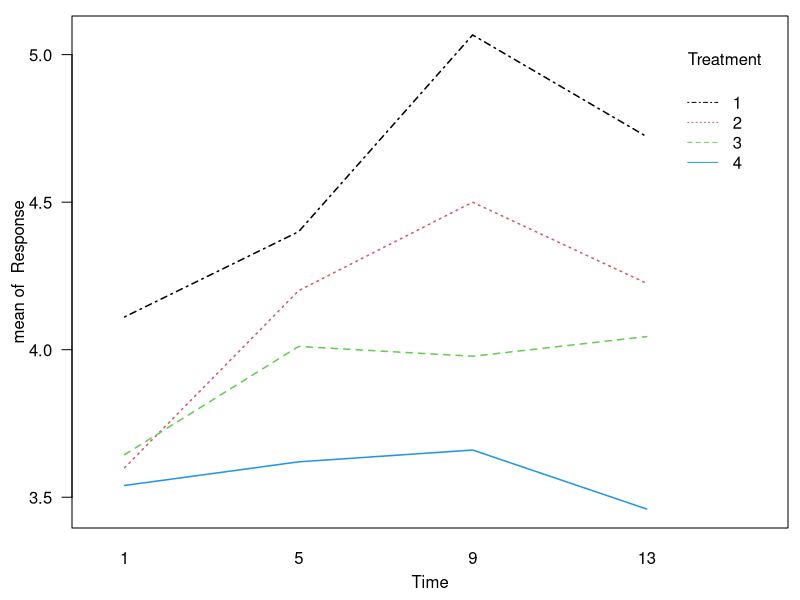

Reproduce this figure in R.
## ---- chunk 1
knitr::opts_chunk$set(echo = TRUE)
## ---- chunk 2
dat <- read.table("dog1.txt")
temp <- array(dim = c(144, 4))
temp[, 1] <- rep(dat$V1, 4)
temp[, 2] <- rep(dat$V2, 4)
temp[, 3] <- rep(c(1, 5, 9, 13), each = 36)
temp[, 4] <- c(dat$V3, dat$V4, dat$V5, dat$V6)
dat2 <- data.frame(temp)
names(dat2) <- c("Treatment", "Dog_id", "Time", "Response")
dat2$Treatment <- as.factor(dat2$Treatment)
dat2$Dog_id <- as.factor(dat2$Dog_id)
dat2$Time <- as.factor(dat2$Time)
## ---- chunk 3
# Computing the Cell Means (by Treatment and Time Combinations)
tapply(dat2$Response, list(dat2$Treatment, dat2$Time), mean)

par(las = 1, mgp = c(2.2, 1, 0), mar = c(3.6, 3.6, 0.8, 0.6))
with(dat2, interaction.plot(x.factor = Time, trace.factor = Treatment,
                           response = Response, col = 1:4, lwd = 1.5))

library(lmerTest)
fit <- lmer(Response ~ Treatment * Time + (1 | Dog_id), data = dat2)
anova(fit)
## ---- chunk 4
out <- manova(cbind(V3, V4, V5, V6) ~ as.factor(V1), data = dat)
summary(out, test = "Wilks")
## ---- chunk 5
library(nlme)
fit1 = gls(Response ~ Treatment * Time, 
           correlation = corCompSymm(form = ~ 1 | Dog_id), data = dat2)
fit2 = gls(Response ~ Treatment * Time, 
           correlation = corAR1(form = ~ 1 | Dog_id), data = dat2)
anova(fit1, fit2)
